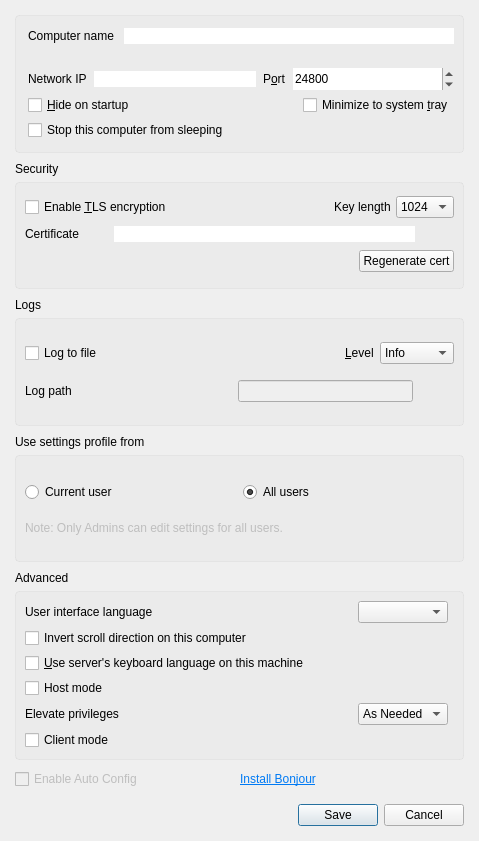
<?xml version="1.0" encoding="UTF-8"?>
<ui version="4.0">
 <class>SettingsDialogBase</class>
 <widget class="QDialog" name="SettingsDialogBase">
  <property name="geometry">
   <rect>
    <x>0</x>
    <y>0</y>
    <width>479</width>
    <height>841</height>
   </rect>
  </property>
  <property name="sizePolicy">
   <sizepolicy hsizetype="Fixed" vsizetype="Fixed">
    <horstretch>0</horstretch>
    <verstretch>0</verstretch>
   </sizepolicy>
  </property>
  <property name="minimumSize">
   <size>
    <width>416</width>
    <height>635</height>
   </size>
  </property>
  <property name="windowTitle">
   <string>Preferences</string>
  </property>
  <layout class="QGridLayout" name="gridLayout_5">
   <property name="leftMargin">
    <number>15</number>
   </property>
   <property name="topMargin">
    <number>15</number>
   </property>
   <property name="rightMargin">
    <number>15</number>
   </property>
   <property name="bottomMargin">
    <number>15</number>
   </property>
   <property name="verticalSpacing">
    <number>5</number>
   </property>
   <item row="10" column="0">
    <widget class="QDialogButtonBox" name="buttonBox">
     <property name="styleSheet">
      <string notr="true"/>
     </property>
     <property name="orientation">
      <enum>Qt::Horizontal</enum>
     </property>
     <property name="standardButtons">
      <set>QDialogButtonBox::Cancel|QDialogButtonBox::Save</set>
     </property>
    </widget>
   </item>
   <item row="5" column="0">
    <layout class="QVBoxLayout" name="verticalLayout_6">
     <property name="spacing">
      <number>6</number>
     </property>
     <property name="sizeConstraint">
      <enum>QLayout::SetDefaultConstraint</enum>
     </property>
     <property name="leftMargin">
      <number>0</number>
     </property>
     <property name="rightMargin">
      <number>0</number>
     </property>
     <item>
      <widget class="QFrame" name="m_pGroupBoxCommon">
       <property name="sizePolicy">
        <sizepolicy hsizetype="Preferred" vsizetype="Expanding">
         <horstretch>0</horstretch>
         <verstretch>0</verstretch>
        </sizepolicy>
       </property>
       <property name="styleSheet">
        <string notr="true">.QFrame{
border: 1px solid  rgba(192,192,192, 0.2);
border-radius: 4px;
background-color: rgba(192,192,192, 0.1);
}
</string>
       </property>
       <property name="frameShape">
        <enum>QFrame::StyledPanel</enum>
       </property>
       <property name="frameShadow">
        <enum>QFrame::Raised</enum>
       </property>
       <layout class="QVBoxLayout" name="verticalLayout_3">
        <property name="spacing">
         <number>5</number>
        </property>
        <property name="leftMargin">
         <number>12</number>
        </property>
        <property name="topMargin">
         <number>12</number>
        </property>
        <property name="bottomMargin">
         <number>12</number>
        </property>
        <item>
         <layout class="QHBoxLayout" name="horizontalLayout">
          <property name="spacing">
           <number>0</number>
          </property>
          <property name="sizeConstraint">
           <enum>QLayout::SetDefaultConstraint</enum>
          </property>
          <item>
           <widget class="QLabel" name="m_pLabelComputerName">
            <property name="sizePolicy">
             <sizepolicy hsizetype="Preferred" vsizetype="Fixed">
              <horstretch>0</horstretch>
              <verstretch>0</verstretch>
             </sizepolicy>
            </property>
            <property name="minimumSize">
             <size>
              <width>75</width>
              <height>0</height>
             </size>
            </property>
            <property name="text">
             <string>Computer name</string>
            </property>
            <property name="buddy">
             <cstring>m_pLineEditScreenName</cstring>
            </property>
           </widget>
          </item>
          <item>
           <spacer name="horizontalSpacer">
            <property name="orientation">
             <enum>Qt::Horizontal</enum>
            </property>
            <property name="sizeType">
             <enum>QSizePolicy::Preferred</enum>
            </property>
            <property name="sizeHint" stdset="0">
             <size>
              <width>10</width>
              <height>0</height>
             </size>
            </property>
           </spacer>
          </item>
          <item>
           <widget class="QLineEdit" name="m_pLineEditScreenName">
            <property name="enabled">
             <bool>true</bool>
            </property>
            <property name="sizePolicy">
             <sizepolicy hsizetype="Expanding" vsizetype="Fixed">
              <horstretch>0</horstretch>
              <verstretch>0</verstretch>
             </sizepolicy>
            </property>
            <property name="maxLength">
             <number>255</number>
            </property>
            <property name="frame">
             <bool>false</bool>
            </property>
           </widget>
          </item>
         </layout>
        </item>
        <item>
         <widget class="QLabel" name="m_pLabelNameError">
          <property name="sizePolicy">
           <sizepolicy hsizetype="Minimum" vsizetype="Minimum">
            <horstretch>0</horstretch>
            <verstretch>0</verstretch>
           </sizepolicy>
          </property>
          <property name="font">
           <font>
            <family>Arial</family>
            <weight>75</weight>
            <bold>true</bold>
           </font>
          </property>
          <property name="styleSheet">
           <string notr="true">color: #EC4C47; 
font-family: Arial; 
font-weight: bold;</string>
          </property>
          <property name="text">
           <string/>
          </property>
          <property name="alignment">
           <set>Qt::AlignRight|Qt::AlignTrailing|Qt::AlignVCenter</set>
          </property>
         </widget>
        </item>
        <item>
         <layout class="QHBoxLayout" name="horizontalLayout_2">
          <property name="spacing">
           <number>7</number>
          </property>
          <property name="sizeConstraint">
           <enum>QLayout::SetDefaultConstraint</enum>
          </property>
          <property name="topMargin">
           <number>0</number>
          </property>
          <item>
           <widget class="QLabel" name="m_pLabel_21">
            <property name="sizePolicy">
             <sizepolicy hsizetype="Preferred" vsizetype="Fixed">
              <horstretch>0</horstretch>
              <verstretch>0</verstretch>
             </sizepolicy>
            </property>
            <property name="text">
             <string>Network IP</string>
            </property>
            <property name="buddy">
             <cstring>m_pLineEditInterface</cstring>
            </property>
           </widget>
          </item>
          <item>
           <widget class="QLineEdit" name="m_pLineEditInterface">
            <property name="enabled">
             <bool>true</bool>
            </property>
            <property name="sizePolicy">
             <sizepolicy hsizetype="Expanding" vsizetype="Fixed">
              <horstretch>0</horstretch>
              <verstretch>0</verstretch>
             </sizepolicy>
            </property>
            <property name="frame">
             <bool>false</bool>
            </property>
           </widget>
          </item>
          <item>
           <widget class="QLabel" name="m_pLabel_20">
            <property name="sizePolicy">
             <sizepolicy hsizetype="Preferred" vsizetype="Fixed">
              <horstretch>0</horstretch>
              <verstretch>0</verstretch>
             </sizepolicy>
            </property>
            <property name="text">
             <string>P&amp;ort</string>
            </property>
            <property name="buddy">
             <cstring>m_pSpinBoxPort</cstring>
            </property>
           </widget>
          </item>
          <item>
           <widget class="QSpinBox" name="m_pSpinBoxPort">
            <property name="enabled">
             <bool>true</bool>
            </property>
            <property name="sizePolicy">
             <sizepolicy hsizetype="MinimumExpanding" vsizetype="Fixed">
              <horstretch>0</horstretch>
              <verstretch>0</verstretch>
             </sizepolicy>
            </property>
            <property name="frame">
             <bool>false</bool>
            </property>
            <property name="maximum">
             <number>65535</number>
            </property>
            <property name="value">
             <number>24800</number>
            </property>
           </widget>
          </item>
         </layout>
        </item>
        <item>
         <layout class="QHBoxLayout" name="horizontalLayout_3">
          <property name="topMargin">
           <number>0</number>
          </property>
          <item>
           <widget class="QCheckBox" name="m_pCheckBoxAutoHide">
            <property name="sizePolicy">
             <sizepolicy hsizetype="Expanding" vsizetype="Fixed">
              <horstretch>0</horstretch>
              <verstretch>0</verstretch>
             </sizepolicy>
            </property>
            <property name="text">
             <string>&amp;Hide on startup</string>
            </property>
           </widget>
          </item>
          <item>
           <spacer name="horizontalSpacer_6">
            <property name="orientation">
             <enum>Qt::Horizontal</enum>
            </property>
            <property name="sizeHint" stdset="0">
             <size>
              <width>40</width>
              <height>20</height>
             </size>
            </property>
           </spacer>
          </item>
          <item>
           <widget class="QCheckBox" name="m_pCheckBoxMinimizeToTray">
            <property name="sizePolicy">
             <sizepolicy hsizetype="Expanding" vsizetype="Fixed">
              <horstretch>0</horstretch>
              <verstretch>0</verstretch>
             </sizepolicy>
            </property>
            <property name="minimumSize">
             <size>
              <width>0</width>
              <height>0</height>
             </size>
            </property>
            <property name="maximumSize">
             <size>
              <width>16777215</width>
              <height>16777215</height>
             </size>
            </property>
            <property name="layoutDirection">
             <enum>Qt::LeftToRight</enum>
            </property>
            <property name="text">
             <string>Minimize to system &amp;tray</string>
            </property>
           </widget>
          </item>
         </layout>
        </item>
        <item>
         <layout class="QHBoxLayout" name="horizontalLayout_8">
          <item>
           <widget class="QCheckBox" name="m_pCheckBoxPreventSleep">
            <property name="sizePolicy">
             <sizepolicy hsizetype="Expanding" vsizetype="Fixed">
              <horstretch>0</horstretch>
              <verstretch>0</verstretch>
             </sizepolicy>
            </property>
            <property name="text">
             <string>Stop this computer from sleeping</string>
            </property>
           </widget>
          </item>
         </layout>
        </item>
       </layout>
      </widget>
     </item>
     <item>
      <spacer name="verticalSpacer">
       <property name="orientation">
        <enum>Qt::Vertical</enum>
       </property>
       <property name="sizeType">
        <enum>QSizePolicy::Fixed</enum>
       </property>
       <property name="sizeHint" stdset="0">
        <size>
         <width>20</width>
         <height>3</height>
        </size>
       </property>
      </spacer>
     </item>
     <item>
      <widget class="QLabel" name="m_pLabelGroupNetwork">
       <property name="sizePolicy">
        <sizepolicy hsizetype="Preferred" vsizetype="Fixed">
         <horstretch>0</horstretch>
         <verstretch>0</verstretch>
        </sizepolicy>
       </property>
       <property name="text">
        <string>Security</string>
       </property>
      </widget>
     </item>
     <item>
      <widget class="QFrame" name="m_pGroupSecurity">
       <property name="sizePolicy">
        <sizepolicy hsizetype="Preferred" vsizetype="MinimumExpanding">
         <horstretch>0</horstretch>
         <verstretch>0</verstretch>
        </sizepolicy>
       </property>
       <property name="styleSheet">
        <string notr="true">.QFrame{
border: 1px solid  rgba(192,192,192, 0.2);
border-radius: 4px;
background-color: rgba(192,192,192, 0.1);
}
</string>
       </property>
       <property name="frameShape">
        <enum>QFrame::StyledPanel</enum>
       </property>
       <property name="frameShadow">
        <enum>QFrame::Raised</enum>
       </property>
       <layout class="QVBoxLayout" name="verticalLayout">
        <property name="spacing">
         <number>5</number>
        </property>
        <property name="topMargin">
         <number>12</number>
        </property>
        <property name="bottomMargin">
         <number>12</number>
        </property>
        <item>
         <layout class="QHBoxLayout" name="horizontalLayout_5">
          <property name="topMargin">
           <number>0</number>
          </property>
          <item>
           <widget class="QCheckBox" name="m_pCheckBoxEnableCrypto">
            <property name="enabled">
             <bool>true</bool>
            </property>
            <property name="text">
             <string>Enable &amp;TLS encryption</string>
            </property>
           </widget>
          </item>
          <item>
           <spacer name="horizontalSpacer_2">
            <property name="orientation">
             <enum>Qt::Horizontal</enum>
            </property>
            <property name="sizeHint" stdset="0">
             <size>
              <width>40</width>
              <height>20</height>
             </size>
            </property>
           </spacer>
          </item>
          <item>
           <widget class="QLabel" name="m_pLabelKeyLength">
            <property name="sizePolicy">
             <sizepolicy hsizetype="Preferred" vsizetype="Fixed">
              <horstretch>0</horstretch>
              <verstretch>0</verstretch>
             </sizepolicy>
            </property>
            <property name="text">
             <string>Key length</string>
            </property>
           </widget>
          </item>
          <item>
           <widget class="QComboBox" name="m_pComboBoxKeyLength">
            <property name="currentText">
             <string>1024</string>
            </property>
            <item>
             <property name="text">
              <string>1024</string>
             </property>
            </item>
            <item>
             <property name="text">
              <string>2048</string>
             </property>
            </item>
            <item>
             <property name="text">
              <string>4096</string>
             </property>
            </item>
           </widget>
          </item>
         </layout>
        </item>
        <item>
         <layout class="QHBoxLayout" name="horizontalLayout_6">
          <property name="topMargin">
           <number>0</number>
          </property>
          <item>
           <widget class="QLabel" name="m_pLabelCertificate">
            <property name="sizePolicy">
             <sizepolicy hsizetype="Preferred" vsizetype="Fixed">
              <horstretch>0</horstretch>
              <verstretch>0</verstretch>
             </sizepolicy>
            </property>
            <property name="text">
             <string>Certificate</string>
            </property>
           </widget>
          </item>
          <item>
           <spacer name="horizontalSpacer_3">
            <property name="orientation">
             <enum>Qt::Horizontal</enum>
            </property>
            <property name="sizeType">
             <enum>QSizePolicy::Minimum</enum>
            </property>
            <property name="sizeHint" stdset="0">
             <size>
              <width>30</width>
              <height>20</height>
             </size>
            </property>
           </spacer>
          </item>
          <item>
           <widget class="QLineEdit" name="m_pLineEditCertificatePath">
            <property name="minimumSize">
             <size>
              <width>0</width>
              <height>0</height>
             </size>
            </property>
            <property name="frame">
             <bool>false</bool>
            </property>
           </widget>
          </item>
          <item>
           <widget class="QPushButton" name="m_pPushButtonBrowseCert">
            <property name="cursor">
             <cursorShape>PointingHandCursor</cursorShape>
            </property>
            <property name="styleSheet">
             <string notr="true">margin: 0px; padding: 0px;</string>
            </property>
            <property name="text">
             <string/>
            </property>
            <property name="icon">
             <iconset resource="../res/Synergy.qrc">
              <normaloff>:/res/icons/64x64/folder.png</normaloff>:/res/icons/64x64/folder.png</iconset>
            </property>
            <property name="iconSize">
             <size>
              <width>20</width>
              <height>13</height>
             </size>
            </property>
            <property name="flat">
             <bool>true</bool>
            </property>
           </widget>
          </item>
         </layout>
        </item>
        <item>
         <layout class="QHBoxLayout" name="horizontalLayout_7">
          <property name="topMargin">
           <number>0</number>
          </property>
          <item>
           <spacer name="horizontalSpacer_4">
            <property name="orientation">
             <enum>Qt::Horizontal</enum>
            </property>
            <property name="sizeHint" stdset="0">
             <size>
              <width>40</width>
              <height>20</height>
             </size>
            </property>
           </spacer>
          </item>
          <item>
           <widget class="QPushButton" name="m_pPushButtonRegenCert">
            <property name="text">
             <string>Regenerate cert</string>
            </property>
           </widget>
          </item>
         </layout>
        </item>
       </layout>
      </widget>
     </item>
     <item>
      <spacer name="verticalSpacer_2">
       <property name="orientation">
        <enum>Qt::Vertical</enum>
       </property>
       <property name="sizeType">
        <enum>QSizePolicy::Fixed</enum>
       </property>
       <property name="sizeHint" stdset="0">
        <size>
         <width>20</width>
         <height>3</height>
        </size>
       </property>
      </spacer>
     </item>
     <item>
      <widget class="QLabel" name="m_pLabelGroupLog">
       <property name="sizePolicy">
        <sizepolicy hsizetype="Preferred" vsizetype="Fixed">
         <horstretch>0</horstretch>
         <verstretch>0</verstretch>
        </sizepolicy>
       </property>
       <property name="text">
        <string>Logs</string>
       </property>
      </widget>
     </item>
     <item>
      <widget class="QFrame" name="m_pGroupLog1">
       <property name="sizePolicy">
        <sizepolicy hsizetype="Preferred" vsizetype="Expanding">
         <horstretch>0</horstretch>
         <verstretch>0</verstretch>
        </sizepolicy>
       </property>
       <property name="styleSheet">
        <string notr="true">.QFrame{
border: 1px solid  rgba(192,192,192, 0.2);
border-radius: 4px;
background-color: rgba(192,192,192, 0.1);
}
</string>
       </property>
       <property name="frameShape">
        <enum>QFrame::StyledPanel</enum>
       </property>
       <property name="frameShadow">
        <enum>QFrame::Raised</enum>
       </property>
       <layout class="QGridLayout" name="gridLayout">
        <property name="topMargin">
         <number>12</number>
        </property>
        <property name="bottomMargin">
         <number>12</number>
        </property>
        <property name="verticalSpacing">
         <number>5</number>
        </property>
        <item row="2" column="0" colspan="4">
         <layout class="QHBoxLayout" name="horizontalLayout_4">
          <property name="spacing">
           <number>7</number>
          </property>
          <property name="topMargin">
           <number>0</number>
          </property>
          <item>
           <widget class="QLabel" name="m_pLabelLogPath">
            <property name="sizePolicy">
             <sizepolicy hsizetype="Expanding" vsizetype="Fixed">
              <horstretch>0</horstretch>
              <verstretch>0</verstretch>
             </sizepolicy>
            </property>
            <property name="text">
             <string>Log path</string>
            </property>
           </widget>
          </item>
          <item>
           <spacer name="horizontalSpacer_7">
            <property name="orientation">
             <enum>Qt::Horizontal</enum>
            </property>
            <property name="sizeType">
             <enum>QSizePolicy::Minimum</enum>
            </property>
            <property name="sizeHint" stdset="0">
             <size>
              <width>30</width>
              <height>20</height>
             </size>
            </property>
           </spacer>
          </item>
          <item>
           <widget class="QLineEdit" name="m_pLineEditLogFilename">
            <property name="enabled">
             <bool>false</bool>
            </property>
            <property name="sizePolicy">
             <sizepolicy hsizetype="Expanding" vsizetype="Fixed">
              <horstretch>0</horstretch>
              <verstretch>0</verstretch>
             </sizepolicy>
            </property>
           </widget>
          </item>
          <item>
           <widget class="QPushButton" name="m_pButtonBrowseLog">
            <property name="enabled">
             <bool>false</bool>
            </property>
            <property name="sizePolicy">
             <sizepolicy hsizetype="Minimum" vsizetype="Fixed">
              <horstretch>0</horstretch>
              <verstretch>0</verstretch>
             </sizepolicy>
            </property>
            <property name="cursor">
             <cursorShape>PointingHandCursor</cursorShape>
            </property>
            <property name="styleSheet">
             <string notr="true">margin: 0px; padding: 0px;</string>
            </property>
            <property name="text">
             <string/>
            </property>
            <property name="icon">
             <iconset resource="../res/Synergy.qrc">
              <normaloff>:/res/icons/64x64/folder.png</normaloff>:/res/icons/64x64/folder.png</iconset>
            </property>
            <property name="iconSize">
             <size>
              <width>20</width>
              <height>13</height>
             </size>
            </property>
            <property name="flat">
             <bool>true</bool>
            </property>
           </widget>
          </item>
         </layout>
        </item>
        <item row="1" column="2">
         <widget class="QLabel" name="m_pLabel_3">
          <property name="sizePolicy">
           <sizepolicy hsizetype="Preferred" vsizetype="Fixed">
            <horstretch>0</horstretch>
            <verstretch>0</verstretch>
           </sizepolicy>
          </property>
          <property name="minimumSize">
           <size>
            <width>0</width>
            <height>0</height>
           </size>
          </property>
          <property name="text">
           <string>&amp;Level</string>
          </property>
          <property name="buddy">
           <cstring>m_pComboLogLevel</cstring>
          </property>
         </widget>
        </item>
        <item row="1" column="1">
         <spacer name="horizontalSpacer_5">
          <property name="orientation">
           <enum>Qt::Horizontal</enum>
          </property>
          <property name="sizeHint" stdset="0">
           <size>
            <width>40</width>
            <height>20</height>
           </size>
          </property>
         </spacer>
        </item>
        <item row="1" column="0">
         <widget class="QCheckBox" name="m_pCheckBoxLogToFile">
          <property name="text">
           <string>Log to file</string>
          </property>
         </widget>
        </item>
        <item row="1" column="3">
         <widget class="QComboBox" name="m_pComboLogLevel">
          <property name="sizePolicy">
           <sizepolicy hsizetype="Preferred" vsizetype="Fixed">
            <horstretch>0</horstretch>
            <verstretch>0</verstretch>
           </sizepolicy>
          </property>
          <item>
           <property name="text">
            <string>Info</string>
           </property>
          </item>
          <item>
           <property name="text">
            <string>Debug</string>
           </property>
          </item>
          <item>
           <property name="text">
            <string>Debug1</string>
           </property>
          </item>
          <item>
           <property name="text">
            <string>Debug2</string>
           </property>
          </item>
         </widget>
        </item>
       </layout>
      </widget>
     </item>
     <item>
      <spacer name="verticalSpacer_3">
       <property name="orientation">
        <enum>Qt::Vertical</enum>
       </property>
       <property name="sizeType">
        <enum>QSizePolicy::Fixed</enum>
       </property>
       <property name="sizeHint" stdset="0">
        <size>
         <width>20</width>
         <height>3</height>
        </size>
       </property>
      </spacer>
     </item>
     <item>
      <widget class="QLabel" name="m_pLabelGroupScope">
       <property name="sizePolicy">
        <sizepolicy hsizetype="Preferred" vsizetype="Fixed">
         <horstretch>0</horstretch>
         <verstretch>0</verstretch>
        </sizepolicy>
       </property>
       <property name="text">
        <string>Use settings profile from</string>
       </property>
      </widget>
     </item>
     <item>
      <widget class="QFrame" name="m_pGroupScope">
       <property name="sizePolicy">
        <sizepolicy hsizetype="Preferred" vsizetype="Expanding">
         <horstretch>0</horstretch>
         <verstretch>0</verstretch>
        </sizepolicy>
       </property>
       <property name="styleSheet">
        <string notr="true">.QFrame{
border: 1px solid  rgba(192,192,192, 0.2);
border-radius: 4px;
background-color: rgba(192,192,192, 0.1);
}
</string>
       </property>
       <property name="frameShape">
        <enum>QFrame::StyledPanel</enum>
       </property>
       <property name="frameShadow">
        <enum>QFrame::Raised</enum>
       </property>
       <layout class="QGridLayout" name="gridLayout_2">
        <property name="topMargin">
         <number>12</number>
        </property>
        <property name="bottomMargin">
         <number>12</number>
        </property>
        <property name="verticalSpacing">
         <number>5</number>
        </property>
        <item row="2" column="1">
         <widget class="QRadioButton" name="m_pRadioSystemScope">
          <property name="text">
           <string>All users</string>
          </property>
          <property name="checked">
           <bool>true</bool>
          </property>
         </widget>
        </item>
        <item row="2" column="0">
         <widget class="QRadioButton" name="m_pRadioUserScope">
          <property name="text">
           <string>Current user</string>
          </property>
         </widget>
        </item>
        <item row="3" column="0" colspan="2">
         <widget class="QLabel" name="m_labelAdminRightsMessage">
          <property name="enabled">
           <bool>false</bool>
          </property>
          <property name="sizePolicy">
           <sizepolicy hsizetype="Preferred" vsizetype="Fixed">
            <horstretch>0</horstretch>
            <verstretch>0</verstretch>
           </sizepolicy>
          </property>
          <property name="font">
           <font>
            <weight>50</weight>
            <bold>false</bold>
           </font>
          </property>
          <property name="text">
           <string>Note: Only Admins can edit settings for all users.</string>
          </property>
         </widget>
        </item>
       </layout>
      </widget>
     </item>
     <item>
      <spacer name="verticalSpacer_4">
       <property name="orientation">
        <enum>Qt::Vertical</enum>
       </property>
       <property name="sizeType">
        <enum>QSizePolicy::Fixed</enum>
       </property>
       <property name="sizeHint" stdset="0">
        <size>
         <width>20</width>
         <height>3</height>
        </size>
       </property>
      </spacer>
     </item>
     <item>
      <widget class="QLabel" name="m_pLabelGroupAdvanced">
       <property name="sizePolicy">
        <sizepolicy hsizetype="Preferred" vsizetype="Fixed">
         <horstretch>0</horstretch>
         <verstretch>0</verstretch>
        </sizepolicy>
       </property>
       <property name="text">
        <string>Advanced</string>
       </property>
      </widget>
     </item>
     <item>
      <widget class="QFrame" name="m_pGroupAdvanced">
       <property name="sizePolicy">
        <sizepolicy hsizetype="Preferred" vsizetype="Expanding">
         <horstretch>0</horstretch>
         <verstretch>0</verstretch>
        </sizepolicy>
       </property>
       <property name="styleSheet">
        <string notr="true">.QFrame{
border: 1px solid  rgba(192,192,192, 0.2);
border-radius: 4px;
background-color: rgba(192,192,192, 0.1);
}
</string>
       </property>
       <property name="frameShape">
        <enum>QFrame::StyledPanel</enum>
       </property>
       <property name="frameShadow">
        <enum>QFrame::Raised</enum>
       </property>
       <layout class="QGridLayout" name="gridLayout_3">
        <property name="sizeConstraint">
         <enum>QLayout::SetMinimumSize</enum>
        </property>
        <property name="verticalSpacing">
         <number>5</number>
        </property>
        <item row="5" column="0">
         <widget class="QCheckBox" name="m_pCheckBoxClientHostMode">
          <property name="sizePolicy">
           <sizepolicy hsizetype="Expanding" vsizetype="Fixed">
            <horstretch>0</horstretch>
            <verstretch>0</verstretch>
           </sizepolicy>
          </property>
          <property name="text">
           <string>Host mode</string>
          </property>
         </widget>
        </item>
        <item row="1" column="0">
         <widget class="QLabel" name="m_pLabel_27">
          <property name="sizePolicy">
           <sizepolicy hsizetype="Minimum" vsizetype="Fixed">
            <horstretch>0</horstretch>
            <verstretch>0</verstretch>
           </sizepolicy>
          </property>
          <property name="minimumSize">
           <size>
            <width>75</width>
            <height>0</height>
           </size>
          </property>
          <property name="text">
           <string>User interface language</string>
          </property>
          <property name="buddy">
           <cstring>m_pComboLanguage</cstring>
          </property>
         </widget>
        </item>
        <item row="6" column="0">
         <widget class="QLabel" name="m_pLabelElevate">
          <property name="sizePolicy">
           <sizepolicy hsizetype="Preferred" vsizetype="Fixed">
            <horstretch>0</horstretch>
            <verstretch>0</verstretch>
           </sizepolicy>
          </property>
          <property name="text">
           <string>Elevate privileges</string>
          </property>
         </widget>
        </item>
        <item row="3" column="0" colspan="3">
         <widget class="QCheckBox" name="m_pCheckBoxLanguageSync">
          <property name="sizePolicy">
           <sizepolicy hsizetype="Expanding" vsizetype="Fixed">
            <horstretch>0</horstretch>
            <verstretch>0</verstretch>
           </sizepolicy>
          </property>
          <property name="text">
           <string>&amp;Use server's keyboard language on this machine</string>
          </property>
         </widget>
        </item>
        <item row="1" column="1">
         <widget class="QComboBox" name="m_pComboLanguage">
          <property name="sizePolicy">
           <sizepolicy hsizetype="Preferred" vsizetype="Preferred">
            <horstretch>0</horstretch>
            <verstretch>0</verstretch>
           </sizepolicy>
          </property>
         </widget>
        </item>
        <item row="2" column="0" colspan="3">
         <widget class="QCheckBox" name="m_pCheckBoxScrollDirection">
          <property name="sizePolicy">
           <sizepolicy hsizetype="Expanding" vsizetype="Fixed">
            <horstretch>0</horstretch>
            <verstretch>0</verstretch>
           </sizepolicy>
          </property>
          <property name="text">
           <string>Invert scroll direction on this computer</string>
          </property>
         </widget>
        </item>
        <item row="7" column="0">
         <widget class="QCheckBox" name="m_pCheckBoxServerClientMode">
          <property name="sizePolicy">
           <sizepolicy hsizetype="Expanding" vsizetype="Fixed">
            <horstretch>0</horstretch>
            <verstretch>0</verstretch>
           </sizepolicy>
          </property>
          <property name="text">
           <string>Client mode</string>
          </property>
         </widget>
        </item>
        <item row="6" column="1">
         <widget class="QComboBox" name="m_pComboElevate">
          <property name="sizePolicy">
           <sizepolicy hsizetype="Preferred" vsizetype="Fixed">
            <horstretch>0</horstretch>
            <verstretch>0</verstretch>
           </sizepolicy>
          </property>
          <property name="toolTip">
           <string>Specify when the Synergy service should run at an elevated privilege level</string>
          </property>
          <property name="currentIndex">
           <number>0</number>
          </property>
          <item>
           <property name="text">
            <string>As Needed</string>
           </property>
          </item>
          <item>
           <property name="text">
            <string>Always</string>
           </property>
          </item>
          <item>
           <property name="text">
            <string>Never</string>
           </property>
          </item>
         </widget>
        </item>
       </layout>
      </widget>
     </item>
     <item>
      <spacer name="verticalSpacer_5">
       <property name="orientation">
        <enum>Qt::Vertical</enum>
       </property>
       <property name="sizeType">
        <enum>QSizePolicy::Fixed</enum>
       </property>
       <property name="sizeHint" stdset="0">
        <size>
         <width>20</width>
         <height>3</height>
        </size>
       </property>
      </spacer>
     </item>
     <item>
      <layout class="QGridLayout" name="m_pGridLayoutNetwork">
       <property name="leftMargin">
        <number>0</number>
       </property>
       <property name="topMargin">
        <number>0</number>
       </property>
       <property name="horizontalSpacing">
        <number>0</number>
       </property>
       <property name="verticalSpacing">
        <number>5</number>
       </property>
       <item row="0" column="1">
        <widget class="QLabel" name="m_pLabelInstallBonjour">
         <property name="sizePolicy">
          <sizepolicy hsizetype="Preferred" vsizetype="Preferred">
           <horstretch>0</horstretch>
           <verstretch>0</verstretch>
          </sizepolicy>
         </property>
         <property name="text">
          <string>&lt;html&gt;&lt;head/&gt;&lt;body&gt;&lt;p&gt;&lt;a href=&quot;#&quot;&gt;&lt;span style=&quot; text-decoration: underline; color:#007af4;&quot;&gt;Install Bonjour&lt;/span&gt;&lt;/a&gt;&lt;/p&gt;&lt;/body&gt;&lt;/html&gt;</string>
         </property>
         <property name="textFormat">
          <enum>Qt::RichText</enum>
         </property>
        </widget>
       </item>
       <item row="0" column="0">
        <widget class="QCheckBox" name="m_pCheckBoxAutoConfig">
         <property name="enabled">
          <bool>false</bool>
         </property>
         <property name="sizePolicy">
          <sizepolicy hsizetype="Preferred" vsizetype="Preferred">
           <horstretch>0</horstretch>
           <verstretch>0</verstretch>
          </sizepolicy>
         </property>
         <property name="text">
          <string>Enable Auto Config</string>
         </property>
        </widget>
       </item>
      </layout>
     </item>
    </layout>
   </item>
   <item row="11" column="0">
    <layout class="QHBoxLayout" name="horizontalLayout_9">
     <property name="rightMargin">
      <number>8</number>
     </property>
    </layout>
   </item>
   <item row="6" column="0">
    <spacer name="verticalSpacer_7">
     <property name="orientation">
      <enum>Qt::Vertical</enum>
     </property>
     <property name="sizeType">
      <enum>QSizePolicy::Preferred</enum>
     </property>
     <property name="sizeHint" stdset="0">
      <size>
       <width>20</width>
       <height>10</height>
      </size>
     </property>
    </spacer>
   </item>
  </layout>
 </widget>
 <tabstops>
  <tabstop>m_pCheckBoxAutoConfig</tabstop>
 </tabstops>
 <resources>
  <include location="../res/Synergy.qrc"/>
 </resources>
 <connections>
  <connection>
   <sender>buttonBox</sender>
   <signal>accepted()</signal>
   <receiver>SettingsDialogBase</receiver>
   <slot>accept()</slot>
   <hints>
    <hint type="sourcelabel">
     <x>266</x>
     <y>340</y>
    </hint>
    <hint type="destinationlabel">
     <x>157</x>
     <y>274</y>
    </hint>
   </hints>
  </connection>
  <connection>
   <sender>buttonBox</sender>
   <signal>rejected()</signal>
   <receiver>SettingsDialogBase</receiver>
   <slot>reject()</slot>
   <hints>
    <hint type="sourcelabel">
     <x>334</x>
     <y>340</y>
    </hint>
    <hint type="destinationlabel">
     <x>286</x>
     <y>274</y>
    </hint>
   </hints>
  </connection>
 </connections>
</ui>
